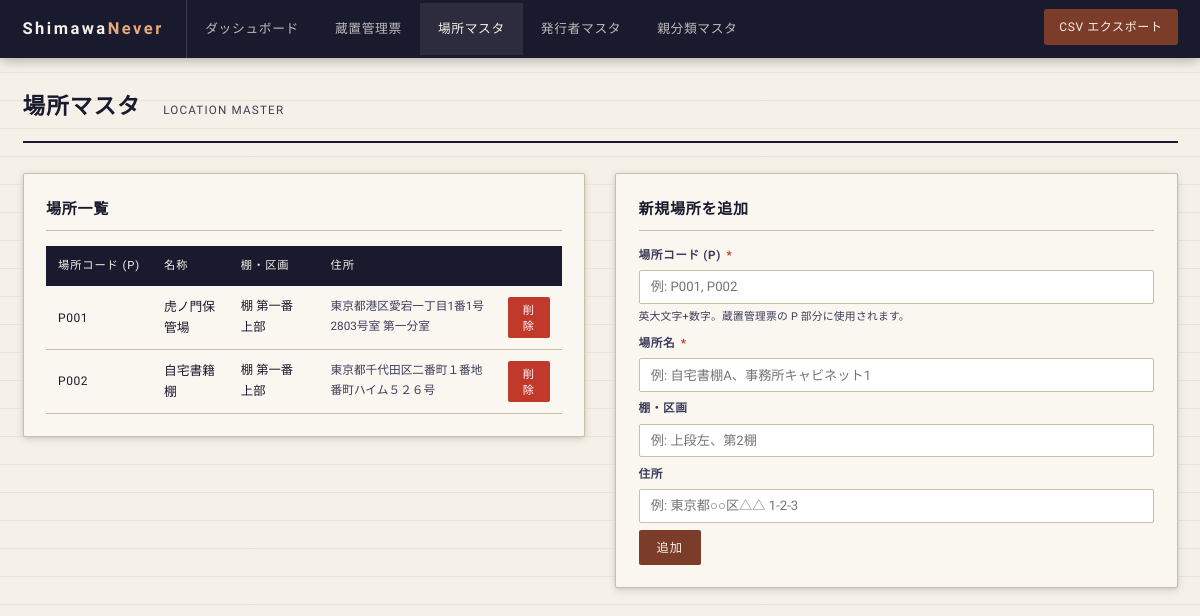
/locations, run on the app's committed database.
### tables this page shows
CREATE TABLE locations (
        id INTEGER PRIMARY KEY AUTOINCREMENT,
        place_code TEXT NOT NULL UNIQUE,     -- P001 など
        name TEXT NOT NULL,
        shelf TEXT,                          -- 棚・区画
        address TEXT,
        created_at TEXT DEFAULT (datetime('now', 'localtime'))
    );

### main.py (the view)
@app.get("/locations")
def list_locations(request: Request):
    conn = get_connection()
    locations = conn.execute("SELECT * FROM locations ORDER BY place_code").fetchall()
    conn.close()
    return templates.TemplateResponse("masters/locations.html", {"request": request, "locations": locations})

### templates/masters/locations.html (shortened to what this page needs)
{% extends "base.html" %}
{% block content %}
<div class="page-header">
  <h1>場所マスタ</h1>
  <span class="subtitle">LOCATION MASTER</span>
</div>
<div style="display:grid;grid-template-columns:1fr 1fr;gap:2rem;align-items:start;">
  <div class="card">
    <div class="card-title">場所一覧</div>
    {% if locations %}
    <table>
      <thead>
        <tr>
          <th>場所コード (P)</th>
          <th>名称</th>
          <th>棚・区画</th>
          <th>住所</th>
          <th></th>
        </tr>
      </thead>
      <tbody>
        {% for loc in locations %}
        <tr>
          <td><span class="ticket-no">{{ loc.place_code }}</span></td>
          <td>{{ loc.name }}</td>
          <td style="font-size:0.82rem;">{{ loc.shelf or '―' }}</td>
          <td style="font-size:0.78rem;color:var(--ink-light);">{{ loc.address or '―' }}</td>
          <td>
            <form method="post" action="/locations/{{ loc.id }}/delete"
              data-confirm="場所「{{ loc.name }}」を削除しますか？">
              <button type="submit" class="btn btn-danger btn-sm">削除</button>
            </form>
          </td>
        </tr>
        {% endfor %}
      </tbody>
    </table>
    {% else %}
    <div class="empty-state" style="padding:2rem;">
      <p>場所が登録されていません。</p>
    </div>
    {% endif %}
  </div>
  <div class="card">
    <div class="card-title">新規場所を追加</div>
    <form method="post" action="/locations/new">
      <div class="form-group">
        <label>場所コード (P) <span class="req">*</span></label>
        <input type="text" name="place_code" required placeholder="例: P001, P002"
          maxlength="20" style="font-family:var(--mono);text-transform:uppercase;">
        <span class="form-hint">英大文字+数字。蔵置管理票の P 部分に使用されます。</span>
      </div>
      <div class="form-group">
        <label>場所名 <span class="req">*</span></label>
        <input type="text" name="name" required placeholder="例: 自宅書棚A、事務所キャビネット1">
      </div>
      <div class="form-group">
        <label>棚・区画</label>
        <input type="text" name="shelf" placeholder="例: 上段左、第2棚">
      </div>
      <div class="form-group">
        <label>住所</label>
        <input type="text" name="address" placeholder="例: 東京都○○区△△ 1-2-3">
      </div>
      <button type="submit" class="btn btn-primary">追加</button>
    </form>
  </div>
</div>
{% endblock %}

### static/css/style.css (style rules this page uses)
:root { --ink: #1a1a2e; --ink-light: #3d3d5c; --paper: #f5f0e8; --paper-warm: #ede8d8; --rule: #c8bfa8; --accent: #7b3d2a; --accent-light: #a85240; --stamp-red: #c0392b; --stamp-blue: #2c5f8a; --stamp-green: #2a6b3d; --mono: 'Courier Prime', monospace; --serif: 'Noto Serif JP', serif; --sans: 'BIZ UDGothic', sans-serif; --shadow: 0 2px 8px rgba(0,0,0,0.12), 0 1px 3px rgba(0,0,0,0.08); --shadow-lg: 0 8px 32px rgba(0,0,0,0.18), 0 2px 8px rgba(0,0,0,0.10); }
*, *::before, *::after { box-sizing: border-box; margin: 0; padding: 0; }
html { font-size: 15px; }
body { background: var(--paper); background-image: repeating-linear-gradient( 0deg, transparent, transparent 27px, rgba(180,160,120,0.15) 27px, rgba(180,160,120,0.15) 28px ); color: var(--ink); font-family: var(--sans); line-height: 1.7; min-height: 100vh; }
.page-header { border-bottom: 2px solid var(--ink); padding-bottom: 1rem; margin-bottom: 2rem; display: flex; align-items: baseline; gap: 1.5rem; }
.page-header h1 { font-family: var(--serif); font-size: 1.5rem; font-weight: 600; letter-spacing: 0.05em; }
.page-header .subtitle { font-family: var(--mono); font-size: 0.78rem; color: var(--ink-light); letter-spacing: 0.1em; }
.card { background: #faf7f0; border: 1px solid var(--rule); border-radius: 2px; box-shadow: var(--shadow); padding: 1.5rem; margin-bottom: 1.5rem; }
.card-title { font-family: var(--serif); font-size: 1rem; font-weight: 600; margin-bottom: 1rem; padding-bottom: 0.5rem; border-bottom: 1px solid var(--rule); letter-spacing: 0.05em; }
table { width: 100%; border-collapse: collapse; font-size: 0.85rem; }
thead tr { background: var(--ink); color: var(--paper); }
thead th { padding: 0.7rem 0.8rem; text-align: left; font-family: var(--mono); font-size: 0.75rem; letter-spacing: 0.08em; font-weight: 400; white-space: nowrap; }
tbody tr { border-bottom: 1px solid var(--rule); transition: background 0.15s; }
tbody td { padding: 0.65rem 0.8rem; vertical-align: middle; }
.ticket-no { font-family: var(--mono); font-size: 0.8rem; color: var(--ink); letter-spacing: 0.05em; white-space: nowrap; }
.form-group { display: flex; flex-direction: column; gap: 0.3rem; margin-bottom: 0.5rem; }
.form-group label { font-size: 0.78rem; font-weight: 700; color: var(--ink-light); letter-spacing: 0.05em; text-transform: uppercase; }
.form-group label .req { color: var(--stamp-red); margin-left: 2px; }
input[type="text"], input[type="date"], input[type="email"], select, textarea { width: 100%; padding: 0.55rem 0.75rem; border: 1px solid var(--rule); border-radius: 2px; background: #fff; font-family: var(--sans); font-size: 0.88rem; color: var(--ink); transition: border-color 0.2s, box-shadow 0.2s; }
.form-hint { font-size: 0.72rem; color: var(--ink-light); letter-spacing: 0.02em; }
.btn { display: inline-block; padding: 0.55rem 1.2rem; border: none; border-radius: 2px; font-family: var(--mono); font-size: 0.82rem; letter-spacing: 0.08em; cursor: pointer; text-decoration: none; transition: opacity 0.2s, transform 0.1s; }
.btn-primary { background: var(--accent); color: var(--paper); }
.btn-danger { background: var(--stamp-red); color: white; }
.btn-sm { padding: 0.3rem 0.75rem; font-size: 0.75rem; }

### data on the page
locations: place_code "P001", name "虎ノ門保管場", shelf "棚 第一番 上部", address "東京都港区愛宕一丁目1番1号 2803号室 第一分室"
locations: place_code "P002", name "自宅書籍棚", shelf "棚 第一番 上部", address "東京都千代田区二番町１番地 番町ハイム５２６号"
